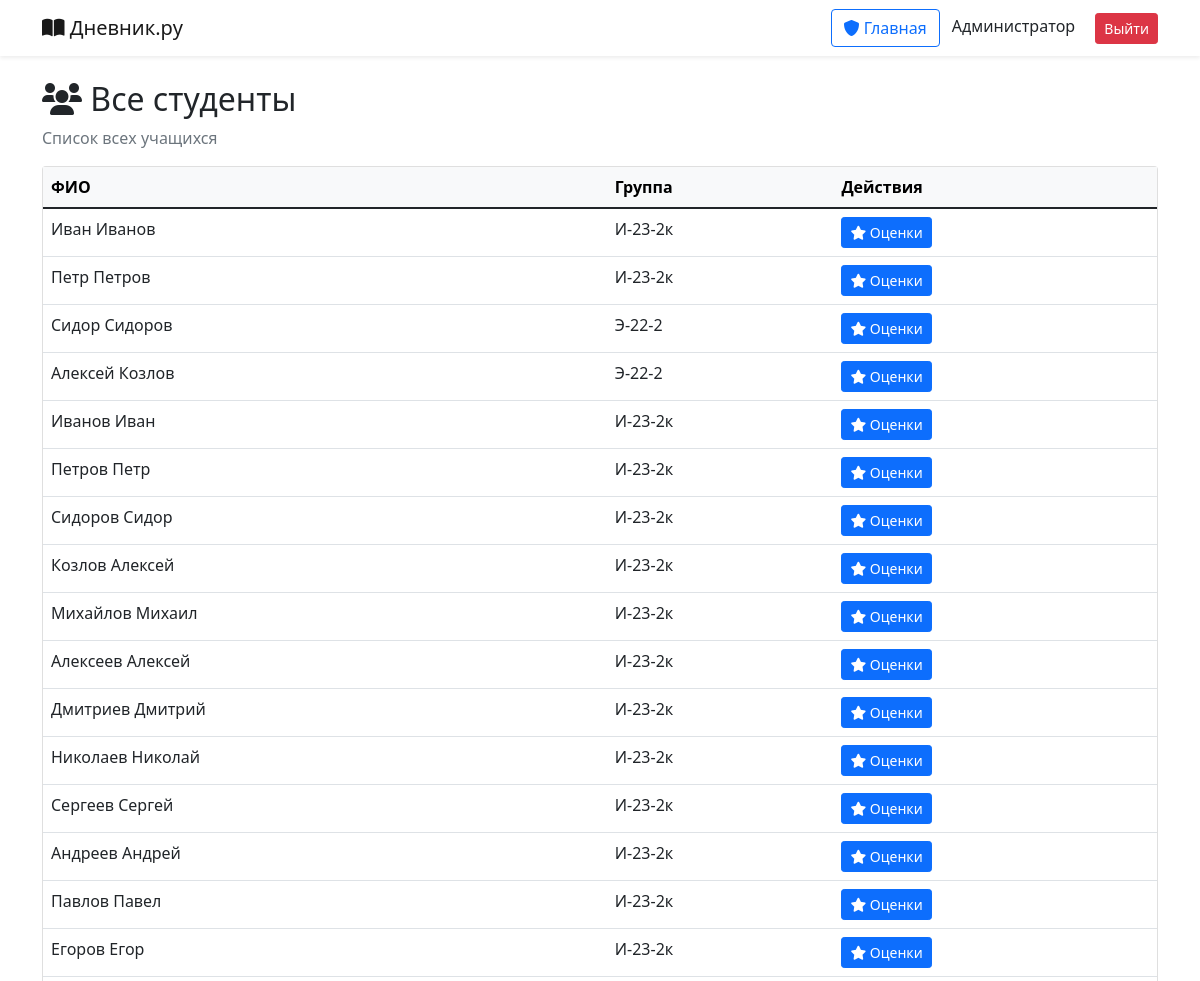
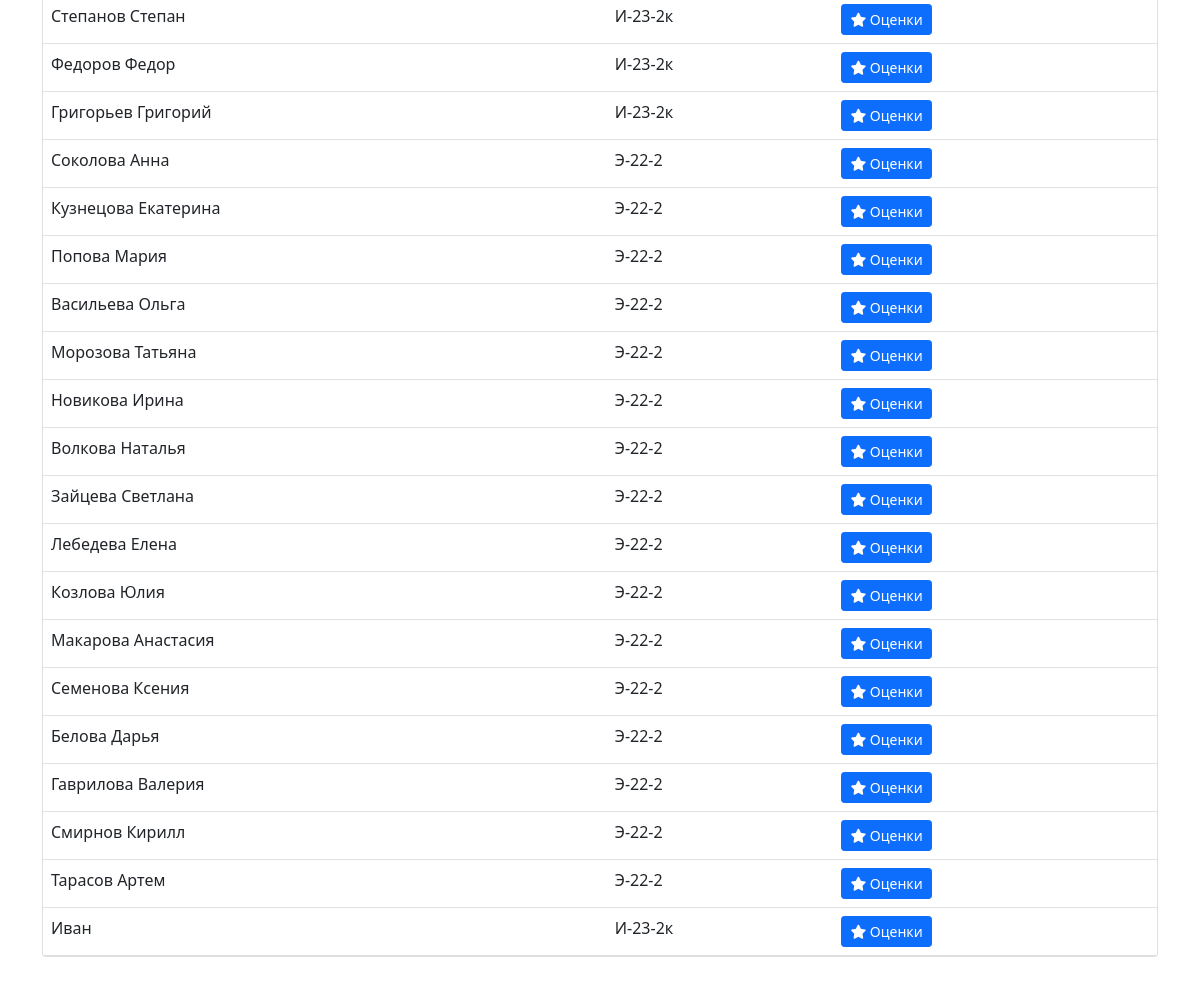
Screenshot of /admin_students (signed in) with the database file from the repository (2 pictures, top to bottom).
### app.py (models this page shows, shortened)
class User(UserMixin, db.Model):
    id = db.Column(db.Integer, primary_key=True)
    username = db.Column(db.String(80), unique=True, nullable=False)
    password_hash = db.Column(db.String(200), nullable=False)
    role = db.Column(db.String(20), default='student')
    full_name = db.Column(db.String(100), nullable=False)
    group = db.Column(db.String(20))
    subject = db.Column(db.String(50))

class Student(db.Model):
    id = db.Column(db.Integer, primary_key=True)
    full_name = db.Column(db.String(100), nullable=False)
    group = db.Column(db.String(20), nullable=False)

### app.py (the view)
@app.route('/admin_students')
@login_required
def admin_students():
    if current_user.role != 'admin':
        flash('Доступ только для администратора', 'danger')
        return redirect(url_for('index'))
    students = Student.query.all()
    return render_template('admin_students.html', students=students, current_user=current_user)

### app.py (called while the page is built)
@login_manager.user_loader
def load_user(user_id):
    return User.query.get(int(user_id))

### templates/admin_students.html (shortened to what this page needs)
{% extends "base.html" %}
{% block content %}
<h2><i class="fas fa-users"></i> Все студенты</h2>
<p class="text-muted">Список всех учащихся</p>
<div class="card">
    <div class="card-body p-0">
        <div class="table-responsive">
            <table class="table table-hover mb-0">
                <thead class="table-light">
                    <tr>
                        <th>ФИО</th>
                        <th>Группа</th>
                        <th>Действия</th>
                    </tr>
                </thead>
                <tbody>
                    {% for student in students %}
                    <tr>
                        <td>{{ student.full_name }}</td>
                        <td>{{ student.group }}</td>
                        <td>
                            <a href="/admin_student/{{ student.id }}" class="btn btn-sm btn-primary">
                                <i class="fas fa-star"></i> Оценки
                            </a>
                        </td>
                    </tr>
                    {% endfor %}
                </tbody>
            </table>
        </div>
    </div>
</div>
{% endblock %}

### templates/base.html (shortened to what this page needs)
<!DOCTYPE html>
<html lang="ru">
<head>
    <link href="https://cdn.jsdelivr.net/npm/bootstrap@5.1.3/dist/css/bootstrap.min.css" rel="stylesheet">
    <link href="https://cdnjs.cloudflare.com/ajax/libs/font-awesome/6.0.0/css/all.min.css" rel="stylesheet">
</head>
<body>
<nav class="navbar navbar-expand-lg navbar-light bg-white shadow-sm">
    <div class="container">
        <a class="navbar-brand" href="/"><i class="fas fa-book-open"></i> Дневник.ру</a>
        <div class="ms-auto">
            {% if current_user.is_authenticated %}
                {% if current_user.role == 'student' %}
                    <a href="/schedule" class="btn btn-outline-primary me-2"><i class="fas fa-calendar-alt"></i> Расписание</a>
                    <a href="/my_grades" class="btn btn-outline-primary me-2"><i class="fas fa-star"></i> Мои оценки</a>
                    <a href="/messages" class="btn btn-outline-primary me-2"><i class="fas fa-envelope"></i> Сообщения</a>
                {% elif current_user.role == 'admin' %}
                    <a href="/admin" class="btn btn-outline-primary me-2"><i class="fas fa-shield-alt"></i> Главная</a>
                {% endif %}
                <span class="me-3">{{ current_user.full_name }}</span>
                <a href="/logout" class="btn btn-sm btn-danger">Выйти</a>
            {% else %}
                <a href="/login" class="btn btn-primary">Войти</a>
                <a href="/register" class="btn btn-outline-primary">Регистрация</a>
            {% endif %}
        </div>
    </div>
</nav>
<div class="container py-4">
    {% block content %}{% endblock %}
</div>
</body>
</html>

### rows the page displays
User: full_name "Администратор"
Student: full_name "Иван Иванов", group "И-23-2к"
Student: full_name "Петр Петров", group "И-23-2к"
Student: full_name "Сидор Сидоров", group "Э-22-2"
Student: full_name "Алексей Козлов", group "Э-22-2"
Student: full_name "Иванов Иван", group "И-23-2к"
Student: full_name "Петров Петр", group "И-23-2к"
Student: full_name "Сидоров Сидор", group "И-23-2к"
Student: full_name "Козлов Алексей", group "И-23-2к"
Student: full_name "Михайлов Михаил", group "И-23-2к"
Student: full_name "Алексеев Алексей", group "И-23-2к"
Student: full_name "Дмитриев Дмитрий", group "И-23-2к"
Student: full_name "Николаев Николай", group "И-23-2к"
Student: full_name "Сергеев Сергей", group "И-23-2к"
Student: full_name "Андреев Андрей", group "И-23-2к"
Student: full_name "Павлов Павел", group "И-23-2к"
Student: full_name "Егоров Егор", group "И-23-2к"
Student: full_name "Степанов Степан", group "И-23-2к"
Student: full_name "Федоров Федор", group "И-23-2к"
Student: full_name "Григорьев Григорий", group "И-23-2к"
Student: full_name "Соколова Анна", group "Э-22-2"
Student: full_name "Кузнецова Екатерина", group "Э-22-2"
Student: full_name "Попова Мария", group "Э-22-2"
Student: full_name "Васильева Ольга", group "Э-22-2"
Student: full_name "Морозова Татьяна", group "Э-22-2"
Student: full_name "Новикова Ирина", group "Э-22-2"
Student: full_name "Волкова Наталья", group "Э-22-2"
Student: full_name "Зайцева Светлана", group "Э-22-2"
Student: full_name "Лебедева Елена", group "Э-22-2"
Student: full_name "Козлова Юлия", group "Э-22-2"
Student: full_name "Макарова Анастасия", group "Э-22-2"
Student: full_name "Семенова Ксения", group "Э-22-2"
Student: full_name "Белова Дарья", group "Э-22-2"
Student: full_name "Гаврилова Валерия", group "Э-22-2"
Student: full_name "Смирнов Кирилл", group "Э-22-2"
Student: full_name "Тарасов Артем", group "Э-22-2"
Student: full_name "Иван", group "И-23-2к"
